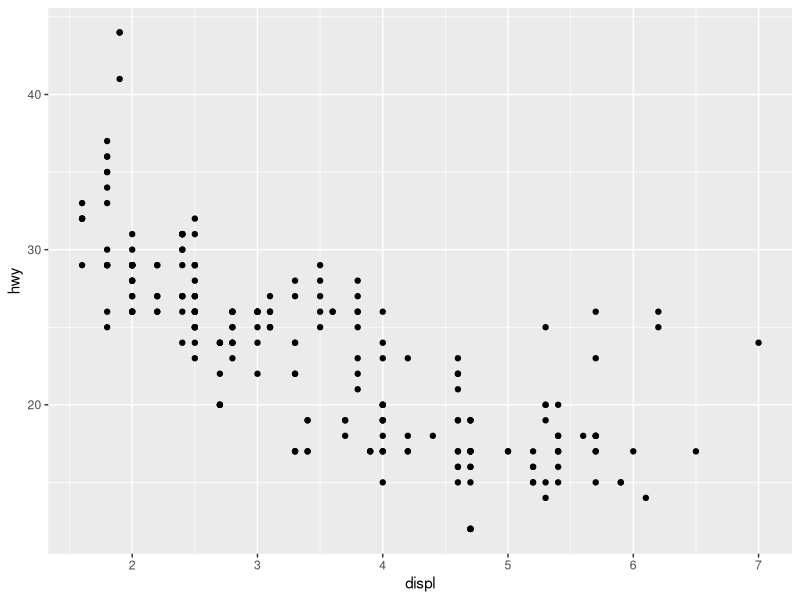
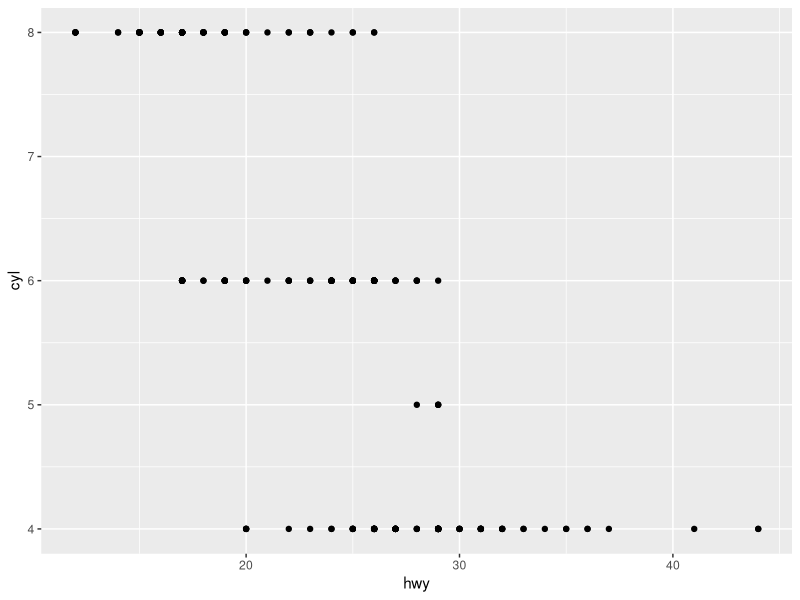
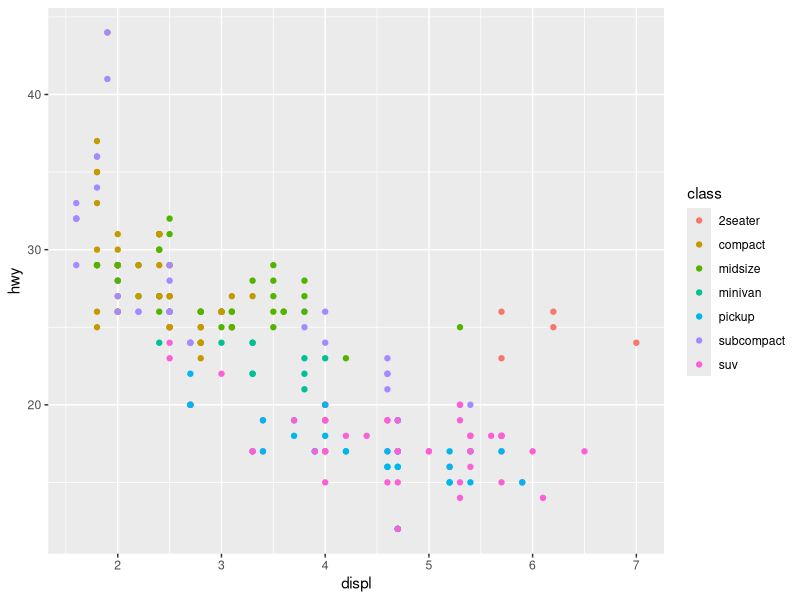
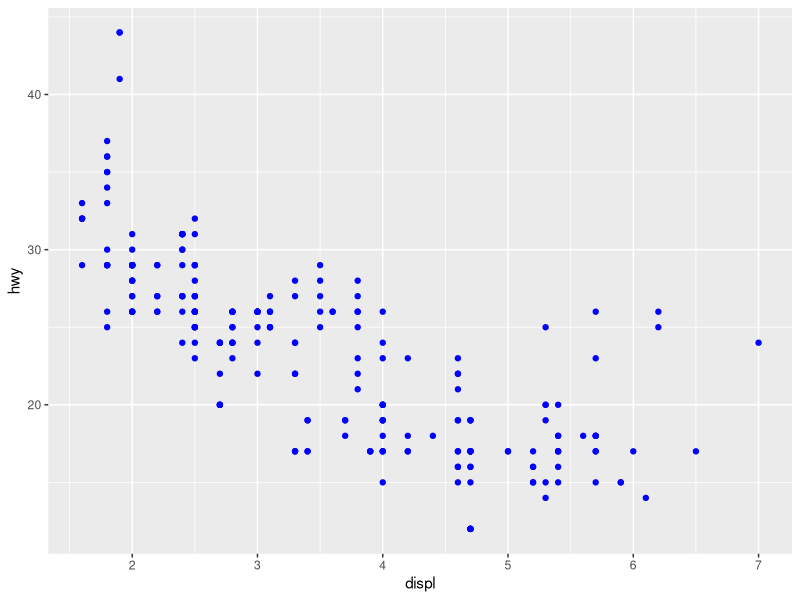
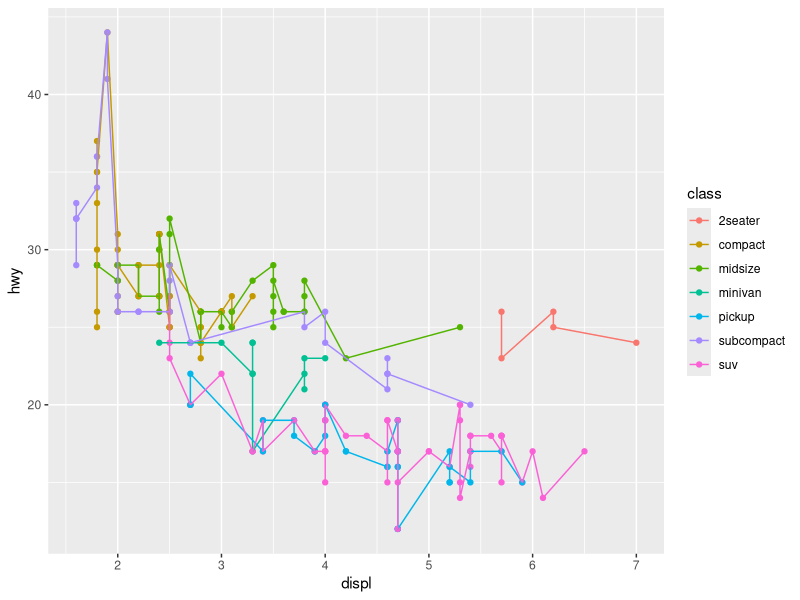
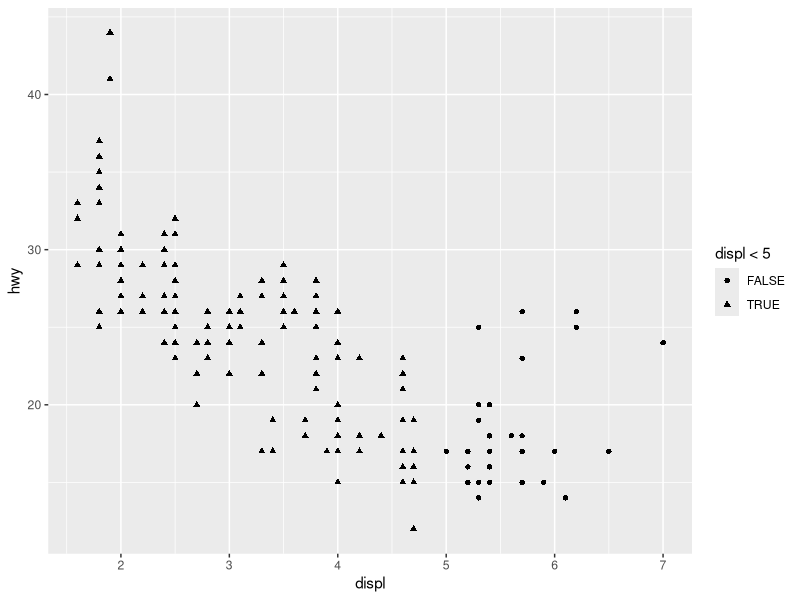
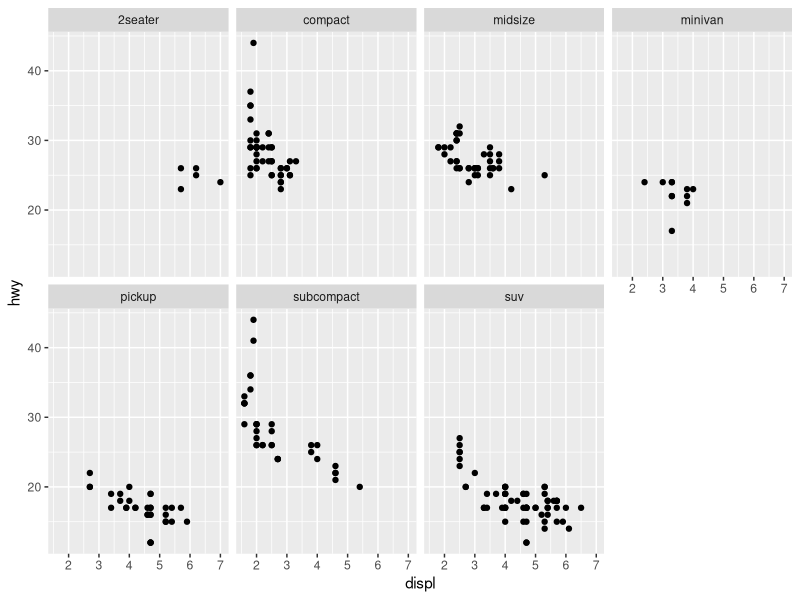
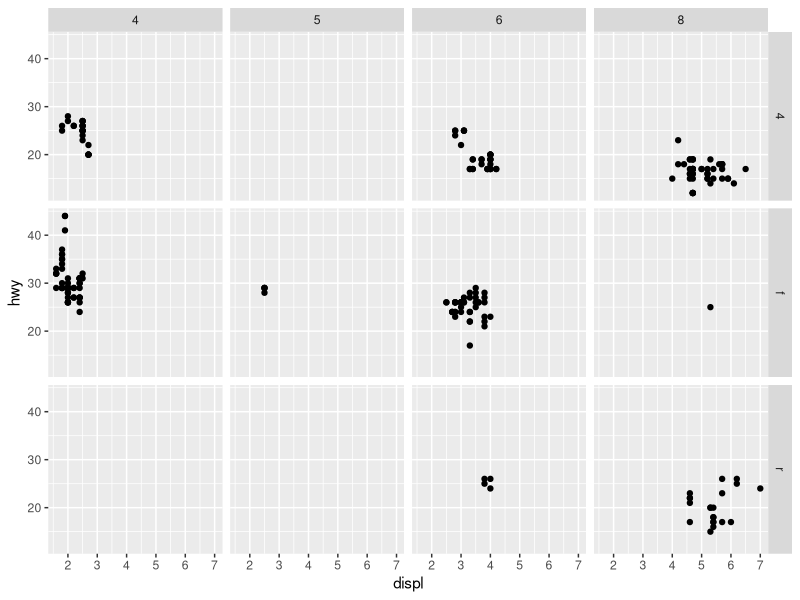

Here is the R script that generated these plots, in order:
## ---- chunk 1
knitr::opts_chunk$set(echo = TRUE)
## ---- chunk 2
library(tidyverse)
## ---- chunk 3
head(mpg)
## ---- chunk 4
ggplot(data = mpg) + geom_point(mapping = aes(x = displ, y = hwy))
## ---- chunk 5
ggplot(data = mpg) + geom_point(mapping = aes(x = hwy, y = cyl))
## ---- chunk 6
ggplot(data = mpg) + geom_point(mapping = aes(x = displ, y = hwy, color = class))
## ---- chunk 7
ggplot(data = mpg) + geom_point(mapping = aes(x = displ, y = hwy), color = "blue")
## ---- chunk 8
ggplot(data = mpg, mapping = aes(x = displ, y = hwy, color = class)) + geom_point() + geom_line()
## ---- chunk 9
ggplot(data = mpg) + geom_point(mapping = aes(x = displ, y = hwy, shape = displ < 5))
## ---- chunk 10
ggplot(data = mpg) + 
  geom_point(mapping = aes(x = displ, y = hwy)) + 
  facet_wrap(~ class, nrow = 2)
## ---- chunk 11
ggplot(data = mpg) + 
  geom_point(mapping = aes(x = displ, y = hwy)) + 
  facet_grid(drv ~ cyl)
## ---- chunk 12
ggplot(data = mpg) + 
  geom_point(mapping = aes(x = displ, y = hwy)) + 
  facet_grid(. ~ class)
